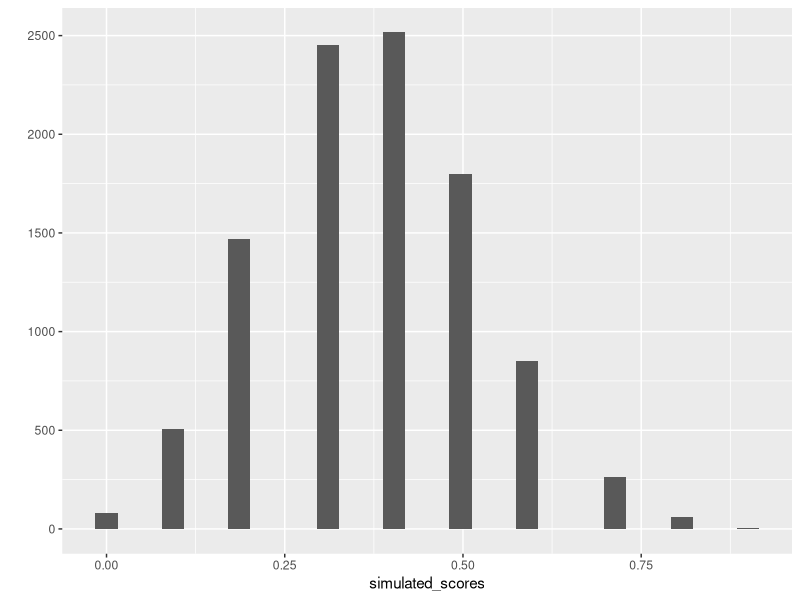

This figure's R source:
## ---- chunk 1
test_result<-binom.test(x=30, 
           n=50, 
           p=.5, 
           alternative="greater")

#The probability of getting 60% or more of the questions correct is .1013.  This probability is lower than random chance but not rare.  Thus, we cannot reject that the test-taker did not randomly guess each question. Increasing the number of trials would lower the probability and increase the likelihood that the test result is a product of guesses. 
## ---- chunk 2
binom.test(x=330,
           n=600,
           p=.5,
           alternative="greater")

#With 600 questions (trials), the p-value is less than .01. Students will be unlikely to score 55% or higher by guessing each question. 
## ---- chunk 3
simulated_test <- replicate(10000, rbinom(n= rep(1,10), size=1, prob= c(.5,.5,.5,.5,.5,.25,.25,.25,.25,.25)))

#probability distribution of the simulated test means
simulated_scores<-colSums(simulated_test)/10

library(ggplot2)

qplot(simulated_scores)+
  geom_histogram()

#probability of producing 75% or greater on this test by guessing 
length(simulated_scores[simulated_scores>=.75])/length(simulated_scores)

